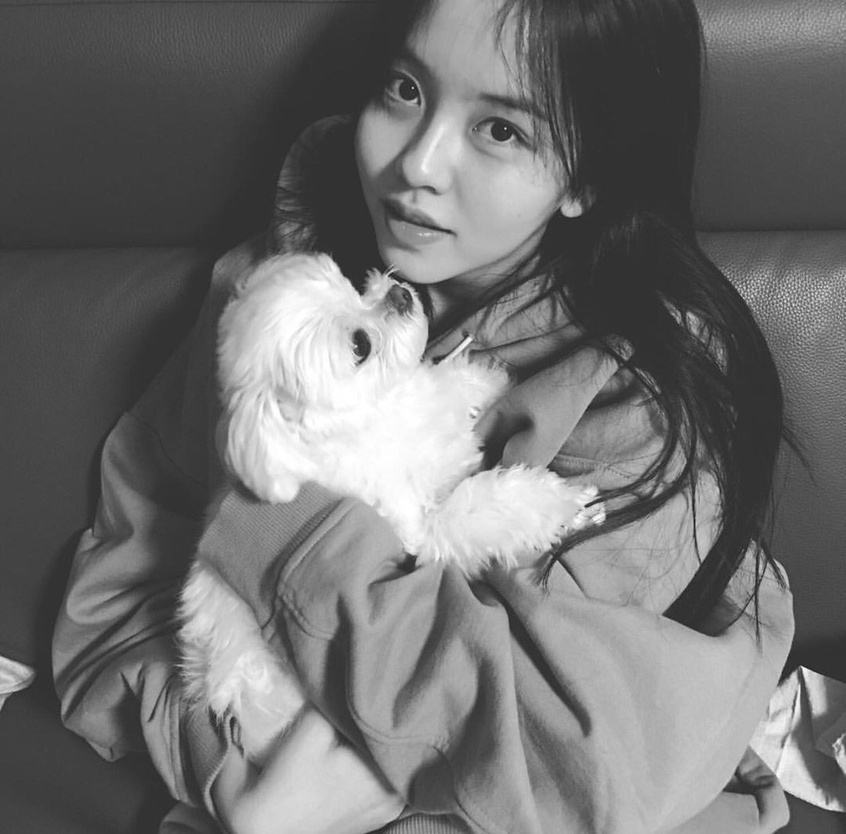
#> input picture images/KimSoHyun.jpg, 846 x 834 px, shrunk from 1200 x 1183 before the run
$ python main.py
#> lines starting #> are read from the running program, lines starting #| are printed output that depends on the picture; after the words box and inside, x2 and y2 are one past the last pixel; in counts of white or black regions, pixels touching at a corner belong together; long printed decimals are rounded
#> in main, im is the input picture: PIL image 846x834 RGB; min 18, max 255, mean 112.6
### otsu.py
import numpy as np

def total_pix(image):
    size = image.shape[0] * image.shape[1]
    return size

# [34 lines left out: functions histogramify, otsu, not called in this run]


def fast_ostu(image, threshold):
#> called with threshold = 195
    image = np.transpose(np.asarray(image))
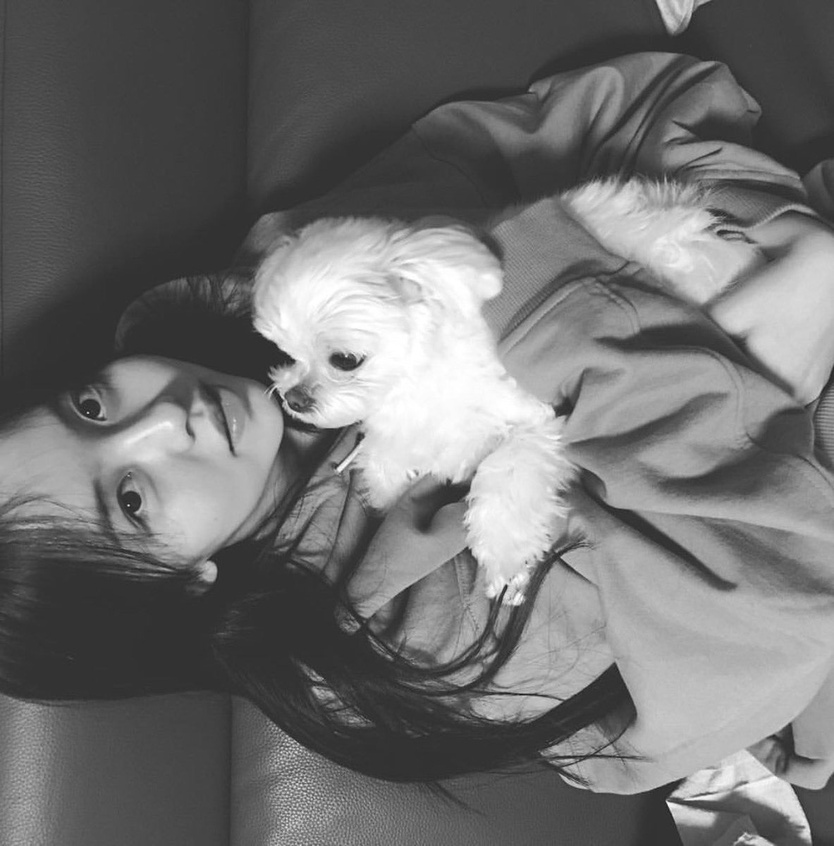
#> image: shape (846, 834); min 18, max 255, mean 112.6
    total = total_pix(image)
#> total = 705564
    bin_image = image<threshold
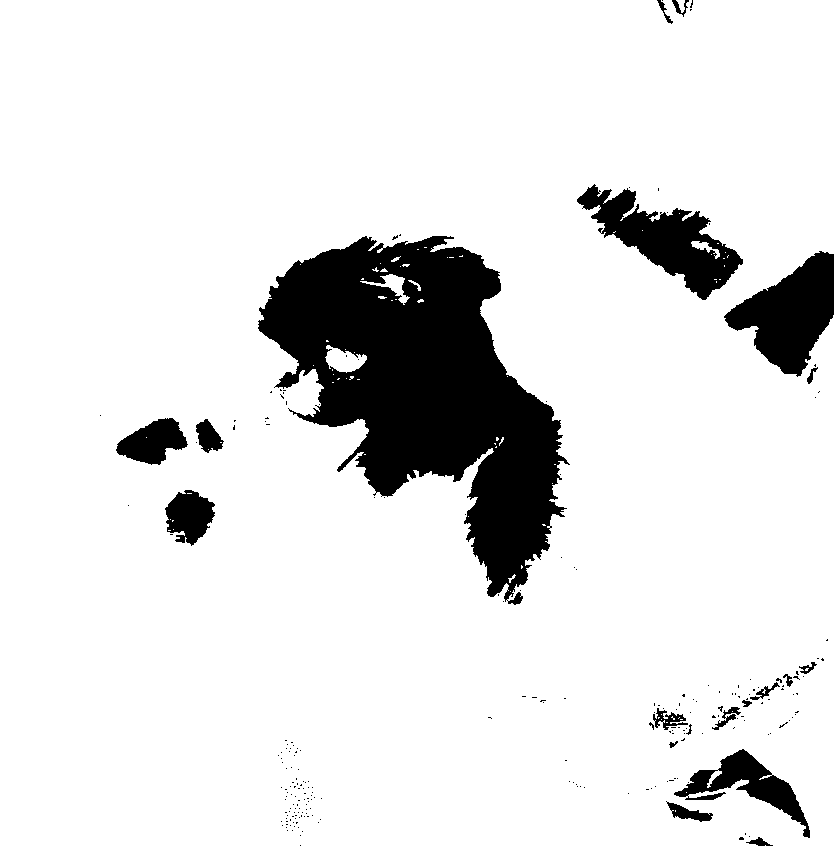
#> bin_image: shape (846, 834) bool; 88.6% white; 235 black regions (215 under 20 px), largest, box (x1, y1, x2, y2) and area: (258, 236, 570, 605) 55613, (724, 251, 834, 377) 7395, (577, 184, 743, 300) 7367
    sumT = np.sum(image)
#> sumT = 79466656
    w0 = np.sum(bin_image)
#> w0 = 625111
    sum0 = np.sum(bin_image * image)
#> sum0 = 61432049
    w1 = total - w0
#> w1 = 80453
    if w1 == 0:
        return 0
    sum1 = sumT - sum0
#> sum1 = 18034607
    mean0 = sum0 / (w0 * 1.0)
#> mean0 = 98.27
    mean1 = sum1 / (w1 * 1.0)
#> mean1 = 224.2
    varBetween = w0 / (total * 1.0) * w1 / (total * 1.0) * (mean0 - mean1) * (
            mean0 - mean1)  # formulation form https://en.wikipedia.org/wiki/Otsu%27s_method
#> varBetween = 1601.1
    # print "varBetween is:", varBetween
    return varBetween

### genetic.py
import numpy as np
from otsu import otsu, fast_ostu

np.random.seed(8)

class genetic:
    def __init__(self, image, N = 4, index = 4, max_iteration=10):
        """
        genetic algorithm
        :param image: image feature
        :param N: num of population
        :param population: N population
        :param index: index of crossover
        """
        self.image = image
        self.N = N
        self.population = np.random.randint(0, 256, self.N)
        self.index = index
        self.max_iteration = max_iteration

    def get_fitness(self):
        # fitness = [otsu(self.image, i) for i in self.population]
        fitness = [fast_ostu(self.image, i) for i in self.population]
#> in fast_ostu (call 2), `bin_image = image<threshold`: bin_image: shape (846, 834) bool; 48.9% white; 440 white regions (403 under 20 px), largest, box (x1, y1, x2, y2) and area: (0, 0, 834, 452) 198607, (0, 389, 685, 846) 122605, (659, 401, 814, 495) 4891
#> in fast_ostu (call 3), `bin_image = image<threshold`: bin_image: shape (846, 834) bool; 97.3% white; 110 black regions (90 under 20 px), largest, box (x1, y1, x2, y2) and area: (331, 299, 543, 443) 14023, (417, 260, 475, 320) 1440, (291, 268, 357, 321) 1359
#> in fast_ostu (call 4), `bin_image = image<threshold`: bin_image: shape (846, 834) bool; 56% white; 363 black regions (311 under 20 px), largest, box (x1, y1, x2, y2) and area: (0, 141, 834, 845) 270752, (257, 722, 420, 846) 9349, (0, 695, 63, 846) 7931
#> fitness = [1601.1, 2406.2, 515.3, 2726.1]
        return fitness

    def select(self):
        fitness = self.get_fitness()
        sum_fitness = np.sum(fitness)
        probability = fitness / sum_fitness
        new_population = np.random.choice(self.population, self.N, True, probability)
        return new_population

    def crossover_base(self, a, b, index):
        a_1 = a % pow(2, index)
        a_0 = a - a_1
        b_1 = b % pow(2, index)
        b_0 = b - b_1
        new_a = a_0+b_1
        new_b = b_0+a_1
        return new_a, new_b

    def crossover(self):
        np.random.shuffle(self.population) # random shuffle
        new_population = np.zeros_like(self.population)
        for i in range(0, self.N, 2):
            new_population[i], new_population[i+1] = self.crossover_base(self.population[i], self.population[i+1], self.index)
        return new_population

    def mutate(self):
        m = np.random.randint(low=0, high=8, size=self.N) # random mutate for every one in population
        new_population = self.population ^ pow(2, m)
        return new_population

    def get_threshold(self):
        flag = 0
        fitness = self.get_fitness()
#> fitness = [1601.1, 2406.2, 515.3, 2726.1]
        best_fitness = np.max(fitness)
#> best_fitness = 2726.1
        best_threshold = self.population[np.argmax(fitness)]
#> best_threshold = 105
        while True:
            self.population = self.crossover()
            self.population = self.mutate()
            self.population = self.select()

            fitness = self.get_fitness()
            if best_fitness < np.max(fitness):
                best_fitness = np.max(fitness)
                best_threshold = self.population[np.argmax(fitness)]
                flag = 0
            else:
                flag += 1

            if flag > self.max_iteration:
                break
            print("best threshold is: ")
            print(best_threshold)
            print("best fitness is: ")
            print(best_fitness)
#> this loop made 5 passes
#> fitness on pass 1: [2795.1, 2265.9, 1516, 2265.9]
#| 116
#| 2795.125
#| 116
#| 2795.125
#| 116
#| 2795.125
#| 116
#| 2795.125
#> pass 1, in fast_ostu (call 5), `bin_image = image<threshold`:
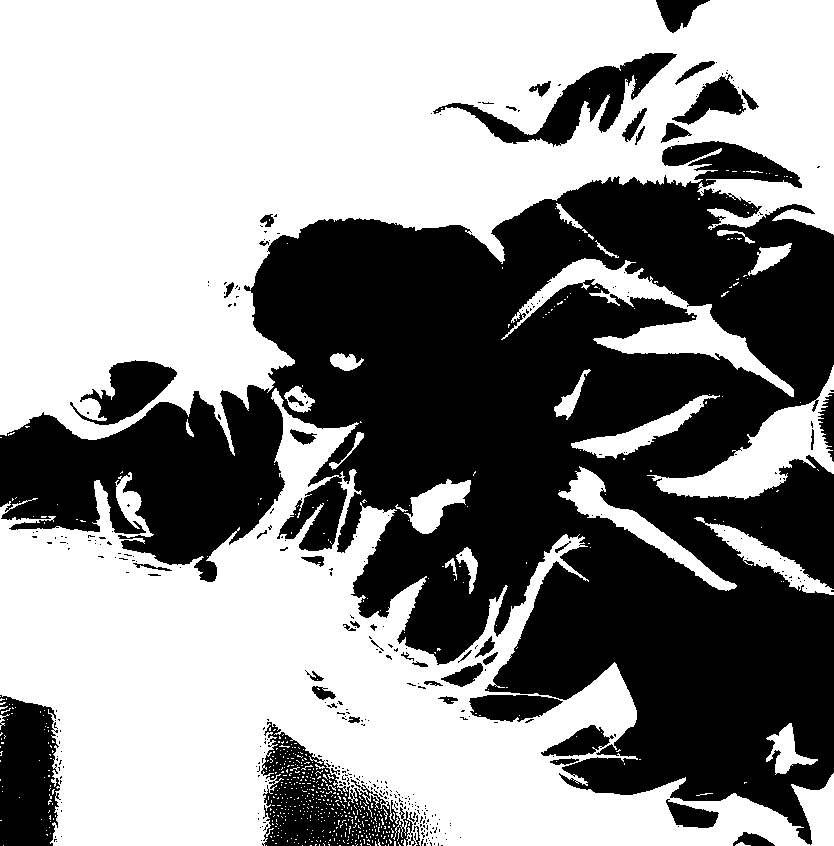
#> bin_image: shape (846, 834) bool; 56.6% white; 378 black regions (328 under 20 px), largest, box (x1, y1, x2, y2) and area: (0, 141, 834, 845) 268599, (261, 722, 416, 846) 8735, (0, 695, 61, 846) 7637
#> pass 1, in fast_ostu (call 6), `bin_image = image<threshold`:
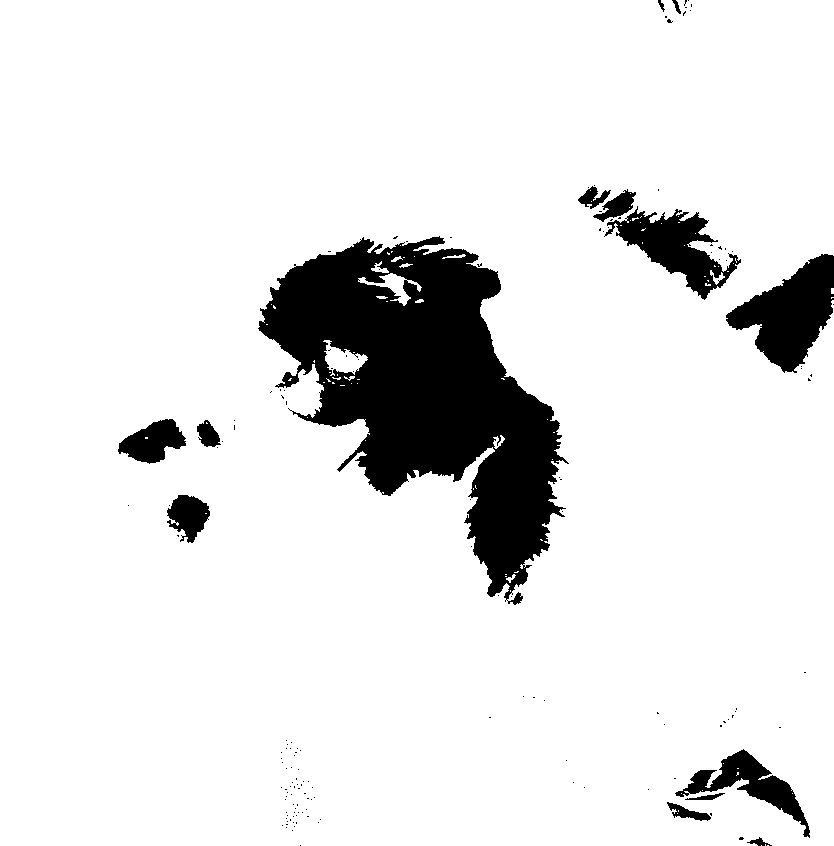
#> bin_image: shape (846, 834) bool; 89.6% white; 154 black regions (140 under 20 px), largest, box (x1, y1, x2, y2) and area: (258, 236, 569, 605) 53563, (726, 254, 834, 373) 6719, (604, 206, 741, 300) 4820
#> pass 1, in fast_ostu (call 7), `bin_image = image<threshold`:
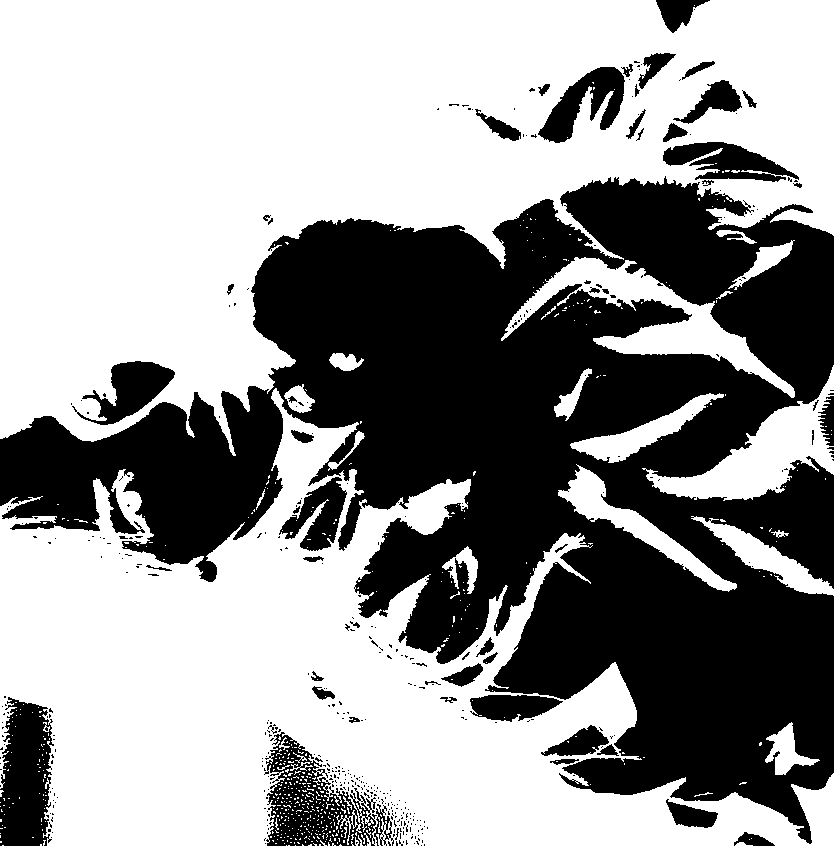
#> bin_image: shape (846, 834) bool; 59.1% white; 432 black regions (380 under 20 px), largest, box (x1, y1, x2, y2) and area: (0, 176, 834, 844) 253264, (264, 732, 394, 846) 6268, (0, 697, 54, 846) 6200
#> pass 1, in fast_ostu (call 8), `bin_image = image<threshold`:
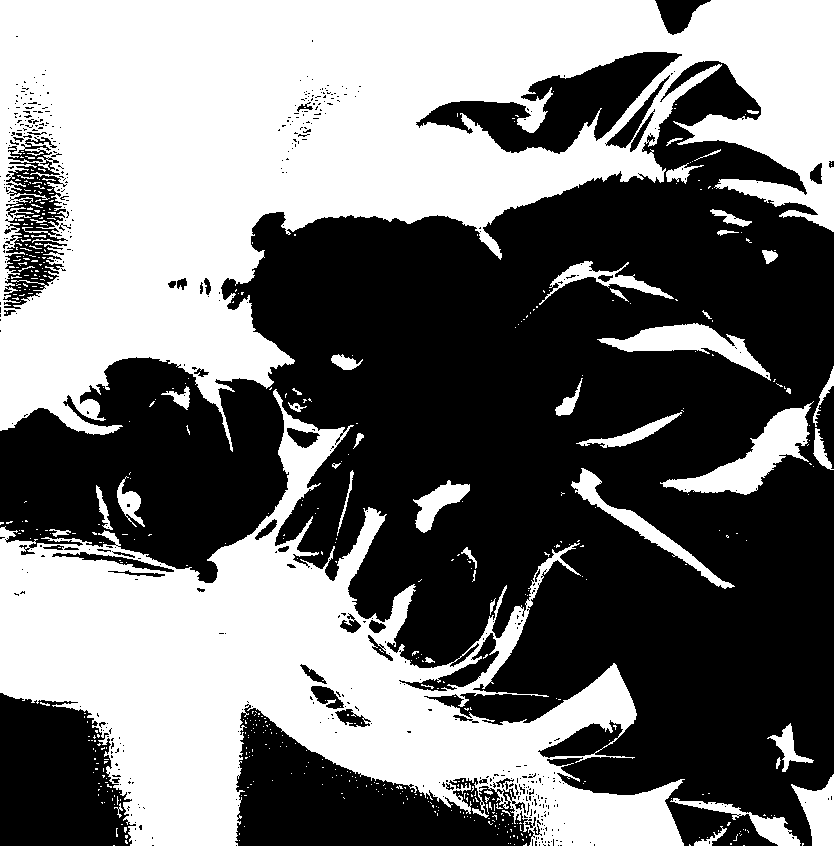
#> bin_image: shape (846, 834) bool; 46.4% white; 540 white regions (490 under 20 px), largest, box (x1, y1, x2, y2) and area: (0, 0, 834, 452) 190430, (0, 389, 685, 846) 113999, (660, 401, 814, 495) 4488
#> after the loop, best_fitness = 2795.1; best_threshold = 116; flag = 3
        return best_threshold

### main.py
from PIL import Image
import numpy as np
from genetic import genetic

filename = 'images/KimSoHyun.jpg'

def threshold(t, image):
    image_tmp = np.asarray(image)
    intensity_array = list(np.where(image_tmp<t, 0, 255).reshape(-1))

    image.putdata(intensity_array)
    image.show()
    image.save('images/output.png')

def main():
    im = Image.open(filename)
    im.load()
    im.show()
    im_gray = im.convert('L') # translate to  gray map
    genrtic = genetic(im_gray)
    best_threshold = genrtic.get_threshold()
    threshold(best_threshold, im_gray)

if __name__ == "__main__":
#> (the run stopped early here; a loop or call above may not have finished)
